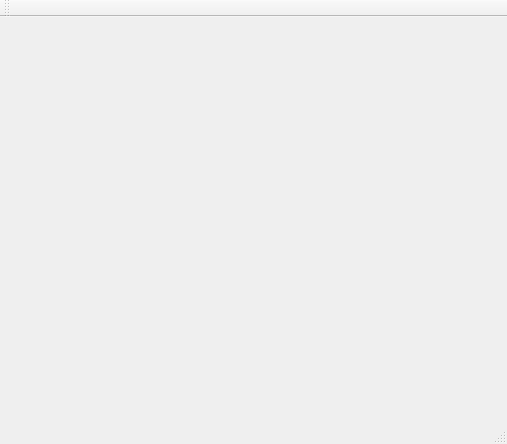
<?xml version="1.0" encoding="UTF-8"?>
<ui version="4.0">
 <class>MainWindow</class>
 <widget class="QMainWindow" name="MainWindow">
  <property name="geometry">
   <rect>
    <x>0</x>
    <y>0</y>
    <width>507</width>
    <height>444</height>
   </rect>
  </property>
  <property name="windowTitle">
   <string>MainWindow</string>
  </property>
  <widget class="QWidget" name="centralWidget"/>
  <widget class="QMenuBar" name="menuBar">
   <property name="geometry">
    <rect>
     <x>0</x>
     <y>0</y>
     <width>507</width>
     <height>19</height>
    </rect>
   </property>
  </widget>
  <widget class="QToolBar" name="mainToolBar">
   <attribute name="toolBarArea">
    <enum>TopToolBarArea</enum>
   </attribute>
   <attribute name="toolBarBreak">
    <bool>false</bool>
   </attribute>
  </widget>
  <widget class="QStatusBar" name="statusBar"/>
 </widget>
 <layoutdefault spacing="6" margin="11"/>
 <resources/>
 <connections/>
</ui>
